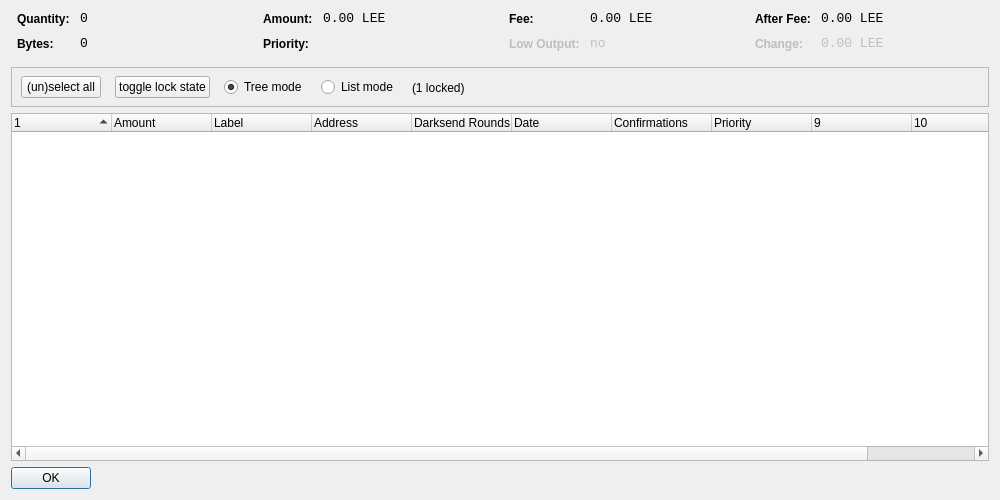
<?xml version="1.0" encoding="UTF-8"?>
<ui version="4.0">
 <class>CoinControlDialog</class>
 <widget class="QDialog" name="CoinControlDialog">
  <property name="geometry">
   <rect>
    <x>0</x>
    <y>0</y>
    <width>1000</width>
    <height>500</height>
   </rect>
  </property>
  <property name="windowTitle">
   <string>Coin Control</string>
  </property>
  <layout class="QVBoxLayout" name="verticalLayout">
   <item>
    <layout class="QHBoxLayout" name="horizontalLayoutTop" stretch="0,0,0,0">
     <property name="topMargin">
      <number>0</number>
     </property>
     <property name="bottomMargin">
      <number>10</number>
     </property>
     <item>
      <layout class="QFormLayout" name="formLayoutCoinControl1">
       <property name="horizontalSpacing">
        <number>10</number>
       </property>
       <property name="verticalSpacing">
        <number>10</number>
       </property>
       <property name="leftMargin">
        <number>6</number>
       </property>
       <property name="rightMargin">
        <number>6</number>
       </property>
       <item row="0" column="0">
        <widget class="QLabel" name="labelCoinControlQuantityText">
         <property name="styleSheet">
          <string notr="true">font-weight:bold;</string>
         </property>
         <property name="text">
          <string>Quantity:</string>
         </property>
        </widget>
       </item>
       <item row="0" column="1">
        <widget class="QLabel" name="labelCoinControlQuantity">
         <property name="font">
          <font>
           <family>Monospace</family>
           <pointsize>10</pointsize>
          </font>
         </property>
         <property name="cursor">
          <cursorShape>IBeamCursor</cursorShape>
         </property>
         <property name="contextMenuPolicy">
          <enum>Qt::ActionsContextMenu</enum>
         </property>
         <property name="text">
          <string notr="true">0</string>
         </property>
         <property name="textInteractionFlags">
          <set>Qt::LinksAccessibleByMouse|Qt::TextSelectableByKeyboard|Qt::TextSelectableByMouse</set>
         </property>
        </widget>
       </item>
       <item row="1" column="0">
        <widget class="QLabel" name="labelCoinControlBytesText">
         <property name="styleSheet">
          <string notr="true">font-weight:bold;</string>
         </property>
         <property name="text">
          <string>Bytes:</string>
         </property>
        </widget>
       </item>
       <item row="1" column="1">
        <widget class="QLabel" name="labelCoinControlBytes">
         <property name="font">
          <font>
           <family>Monospace</family>
           <pointsize>10</pointsize>
          </font>
         </property>
         <property name="cursor">
          <cursorShape>IBeamCursor</cursorShape>
         </property>
         <property name="contextMenuPolicy">
          <enum>Qt::ActionsContextMenu</enum>
         </property>
         <property name="text">
          <string notr="true">0</string>
         </property>
         <property name="textInteractionFlags">
          <set>Qt::LinksAccessibleByMouse|Qt::TextSelectableByKeyboard|Qt::TextSelectableByMouse</set>
         </property>
        </widget>
       </item>
      </layout>
     </item>
     <item>
      <layout class="QFormLayout" name="formLayoutCoinControl2">
       <property name="horizontalSpacing">
        <number>10</number>
       </property>
       <property name="verticalSpacing">
        <number>10</number>
       </property>
       <property name="leftMargin">
        <number>6</number>
       </property>
       <property name="rightMargin">
        <number>6</number>
       </property>
       <item row="0" column="0">
        <widget class="QLabel" name="labelCoinControlAmountText">
         <property name="styleSheet">
          <string notr="true">font-weight:bold;</string>
         </property>
         <property name="text">
          <string>Amount:</string>
         </property>
        </widget>
       </item>
       <item row="0" column="1">
        <widget class="QLabel" name="labelCoinControlAmount">
         <property name="font">
          <font>
           <family>Monospace</family>
           <pointsize>10</pointsize>
          </font>
         </property>
         <property name="cursor">
          <cursorShape>IBeamCursor</cursorShape>
         </property>
         <property name="contextMenuPolicy">
          <enum>Qt::ActionsContextMenu</enum>
         </property>
         <property name="text">
          <string notr="true">0.00 LEE</string>
         </property>
         <property name="textInteractionFlags">
          <set>Qt::LinksAccessibleByMouse|Qt::TextSelectableByKeyboard|Qt::TextSelectableByMouse</set>
         </property>
        </widget>
       </item>
       <item row="1" column="0">
        <widget class="QLabel" name="labelCoinControlPriorityText">
         <property name="styleSheet">
          <string notr="true">font-weight:bold;</string>
         </property>
         <property name="text">
          <string>Priority:</string>
         </property>
        </widget>
       </item>
       <item row="1" column="1">
        <widget class="QLabel" name="labelCoinControlPriority">
         <property name="font">
          <font>
           <family>Monospace</family>
           <pointsize>10</pointsize>
          </font>
         </property>
         <property name="cursor">
          <cursorShape>IBeamCursor</cursorShape>
         </property>
         <property name="contextMenuPolicy">
          <enum>Qt::ActionsContextMenu</enum>
         </property>
         <property name="text">
          <string/>
         </property>
         <property name="textInteractionFlags">
          <set>Qt::LinksAccessibleByMouse|Qt::TextSelectableByKeyboard|Qt::TextSelectableByMouse</set>
         </property>
        </widget>
       </item>
      </layout>
     </item>
     <item>
      <layout class="QFormLayout" name="formLayoutCoinControl3">
       <property name="horizontalSpacing">
        <number>10</number>
       </property>
       <property name="verticalSpacing">
        <number>10</number>
       </property>
       <property name="leftMargin">
        <number>6</number>
       </property>
       <property name="rightMargin">
        <number>6</number>
       </property>
       <item row="0" column="0">
        <widget class="QLabel" name="labelCoinControlFeeText">
         <property name="styleSheet">
          <string notr="true">font-weight:bold;</string>
         </property>
         <property name="text">
          <string>Fee:</string>
         </property>
        </widget>
       </item>
       <item row="0" column="1">
        <widget class="QLabel" name="labelCoinControlFee">
         <property name="font">
          <font>
           <family>Monospace</family>
           <pointsize>10</pointsize>
          </font>
         </property>
         <property name="cursor">
          <cursorShape>IBeamCursor</cursorShape>
         </property>
         <property name="contextMenuPolicy">
          <enum>Qt::ActionsContextMenu</enum>
         </property>
         <property name="text">
          <string notr="true">0.00 LEE</string>
         </property>
         <property name="textInteractionFlags">
          <set>Qt::LinksAccessibleByMouse|Qt::TextSelectableByKeyboard|Qt::TextSelectableByMouse</set>
         </property>
        </widget>
       </item>
       <item row="1" column="0">
        <widget class="QLabel" name="labelCoinControlLowOutputText">
         <property name="enabled">
          <bool>false</bool>
         </property>
         <property name="styleSheet">
          <string notr="true">font-weight:bold;</string>
         </property>
         <property name="text">
          <string>Low Output:</string>
         </property>
        </widget>
       </item>
       <item row="1" column="1">
        <widget class="QLabel" name="labelCoinControlLowOutput">
         <property name="enabled">
          <bool>false</bool>
         </property>
         <property name="font">
          <font>
           <family>Monospace</family>
           <pointsize>10</pointsize>
          </font>
         </property>
         <property name="cursor">
          <cursorShape>IBeamCursor</cursorShape>
         </property>
         <property name="contextMenuPolicy">
          <enum>Qt::ActionsContextMenu</enum>
         </property>
         <property name="text">
          <string notr="true">no</string>
         </property>
         <property name="textInteractionFlags">
          <set>Qt::LinksAccessibleByMouse|Qt::TextSelectableByKeyboard|Qt::TextSelectableByMouse</set>
         </property>
        </widget>
       </item>
      </layout>
     </item>
     <item>
      <layout class="QFormLayout" name="formLayoutCoinControl4">
       <property name="horizontalSpacing">
        <number>10</number>
       </property>
       <property name="verticalSpacing">
        <number>10</number>
       </property>
       <property name="leftMargin">
        <number>6</number>
       </property>
       <property name="rightMargin">
        <number>6</number>
       </property>
       <item row="0" column="0">
        <widget class="QLabel" name="labelCoinControlAfterFeeText">
         <property name="styleSheet">
          <string notr="true">font-weight:bold;</string>
         </property>
         <property name="text">
          <string>After Fee:</string>
         </property>
        </widget>
       </item>
       <item row="0" column="1">
        <widget class="QLabel" name="labelCoinControlAfterFee">
         <property name="font">
          <font>
           <family>Monospace</family>
           <pointsize>10</pointsize>
          </font>
         </property>
         <property name="cursor">
          <cursorShape>IBeamCursor</cursorShape>
         </property>
         <property name="contextMenuPolicy">
          <enum>Qt::ActionsContextMenu</enum>
         </property>
         <property name="text">
          <string notr="true">0.00 LEE</string>
         </property>
         <property name="textInteractionFlags">
          <set>Qt::LinksAccessibleByMouse|Qt::TextSelectableByKeyboard|Qt::TextSelectableByMouse</set>
         </property>
        </widget>
       </item>
       <item row="1" column="0">
        <widget class="QLabel" name="labelCoinControlChangeText">
         <property name="enabled">
          <bool>false</bool>
         </property>
         <property name="styleSheet">
          <string notr="true">font-weight:bold;</string>
         </property>
         <property name="text">
          <string>Change:</string>
         </property>
        </widget>
       </item>
       <item row="1" column="1">
        <widget class="QLabel" name="labelCoinControlChange">
         <property name="enabled">
          <bool>false</bool>
         </property>
         <property name="font">
          <font>
           <family>Monospace</family>
           <pointsize>10</pointsize>
          </font>
         </property>
         <property name="cursor">
          <cursorShape>IBeamCursor</cursorShape>
         </property>
         <property name="contextMenuPolicy">
          <enum>Qt::ActionsContextMenu</enum>
         </property>
         <property name="text">
          <string notr="true">0.00 LEE</string>
         </property>
         <property name="textInteractionFlags">
          <set>Qt::LinksAccessibleByMouse|Qt::TextSelectableByKeyboard|Qt::TextSelectableByMouse</set>
         </property>
        </widget>
       </item>
      </layout>
     </item>
    </layout>
   </item>
   <item>
    <widget class="QFrame" name="frame">
     <property name="minimumSize">
      <size>
       <width>0</width>
       <height>40</height>
      </size>
     </property>
     <property name="frameShape">
      <enum>QFrame::StyledPanel</enum>
     </property>
     <property name="frameShadow">
      <enum>QFrame::Sunken</enum>
     </property>
     <widget class="QWidget" name="horizontalLayoutWidget">
      <property name="geometry">
       <rect>
        <x>10</x>
        <y>0</y>
        <width>781</width>
        <height>41</height>
       </rect>
      </property>
      <layout class="QHBoxLayout" name="horizontalLayoutPanel" stretch="0,0,0,0,0">
       <property name="spacing">
        <number>14</number>
       </property>
       <item>
        <widget class="QPushButton" name="pushButtonSelectAll">
         <property name="sizePolicy">
          <sizepolicy hsizetype="Maximum" vsizetype="Fixed">
           <horstretch>0</horstretch>
           <verstretch>0</verstretch>
          </sizepolicy>
         </property>
         <property name="text">
          <string>(un)select all</string>
         </property>
        </widget>
       </item>
        <item>
         <widget class="QPushButton" name="pushButtonToggleLock">
          <property name="sizePolicy">
           <sizepolicy hsizetype="Maximum" vsizetype="Fixed">
            <horstretch>0</horstretch>
            <verstretch>0</verstretch>
           </sizepolicy>
          </property>
          <property name="text">
           <string>toggle lock state</string>
          </property>
          <property name="autoDefault">
           <bool>false</bool>
          </property>
         </widget>
        </item>
       <item>
        <widget class="QRadioButton" name="radioTreeMode">
         <property name="sizePolicy">
          <sizepolicy hsizetype="Maximum" vsizetype="Fixed">
           <horstretch>0</horstretch>
           <verstretch>0</verstretch>
          </sizepolicy>
         </property>
         <property name="text">
          <string>Tree mode</string>
         </property>
         <property name="checked">
          <bool>true</bool>
         </property>
        </widget>
       </item>
       <item>
        <widget class="QRadioButton" name="radioListMode">
         <property name="sizePolicy">
          <sizepolicy hsizetype="Maximum" vsizetype="Fixed">
           <horstretch>0</horstretch>
           <verstretch>0</verstretch>
          </sizepolicy>
         </property>
         <property name="text">
          <string>List mode</string>
         </property>
        </widget>
       </item>
        <item>
         <widget class="QLabel" name="labelLocked">
          <property name="text">
           <string>(1 locked)</string>
          </property>
         </widget>
        </item>
       <item>
        <spacer name="horizontalSpacer">
         <property name="orientation">
          <enum>Qt::Horizontal</enum>
         </property>
         <property name="sizeHint" stdset="0">
          <size>
           <width>40</width>
           <height>20</height>
          </size>
         </property>
        </spacer>
       </item>
      </layout>
     </widget>
    </widget>
   </item>
   <item>
    <widget class="CoinControlTreeWidget" name="treeWidget">
     <property name="contextMenuPolicy">
      <enum>Qt::CustomContextMenu</enum>
     </property>
     <property name="sortingEnabled">
      <bool>false</bool>
     </property>
     <property name="columnCount">
      <number>11</number>
     </property>
     <attribute name="headerShowSortIndicator" stdset="0">
      <bool>true</bool>
     </attribute>
     <attribute name="headerStretchLastSection">
      <bool>false</bool>
     </attribute>
     <column>
      <property name="text">
       <string/>
      </property>
     </column>
     <column>
      <property name="text">
       <string>Amount</string>
      </property>
     </column>
     <column>
      <property name="text">
       <string>Label</string>
      </property>
     </column>
     <column>
      <property name="text">
       <string>Address</string>
      </property>
     </column>
     <column>
      <property name="text">
       <string>Darksend Rounds</string>
      </property>
    </column>
     <column>
      <property name="text">
       <string>Date</string>
      </property>
     </column>
     <column>
      <property name="text">
       <string>Confirmations</string>
      </property>
      <property name="toolTip">
       <string>Confirmed</string>
      </property>
     </column>
     <column>
      <property name="text">
       <string>Priority</string>
      </property>
     </column>
     <column>
      <property name="text">
       <string/>
      </property>
     </column>
     <column>
      <property name="text">
       <string/>
      </property>
     </column>
     <column>
      <property name="text">
       <string/>
      </property>
     </column>
     <column>
      <property name="text">
       <string/>
      </property>
     </column>
    </widget>
   </item>
   <item>
    <widget class="QDialogButtonBox" name="buttonBox">
     <property name="sizePolicy">
      <sizepolicy hsizetype="Maximum" vsizetype="Fixed">
       <horstretch>0</horstretch>
       <verstretch>0</verstretch>
      </sizepolicy>
     </property>
     <property name="orientation">
      <enum>Qt::Horizontal</enum>
     </property>
     <property name="standardButtons">
      <set>QDialogButtonBox::Ok</set>
     </property>
    </widget>
   </item>
  </layout>
 </widget>
 <customwidgets>
  <customwidget>
   <class>CoinControlTreeWidget</class>
   <extends>QTreeWidget</extends>
   <header>coincontroltreewidget.h</header>
  </customwidget>
 </customwidgets>
 <resources/>
 <connections/>
</ui>
